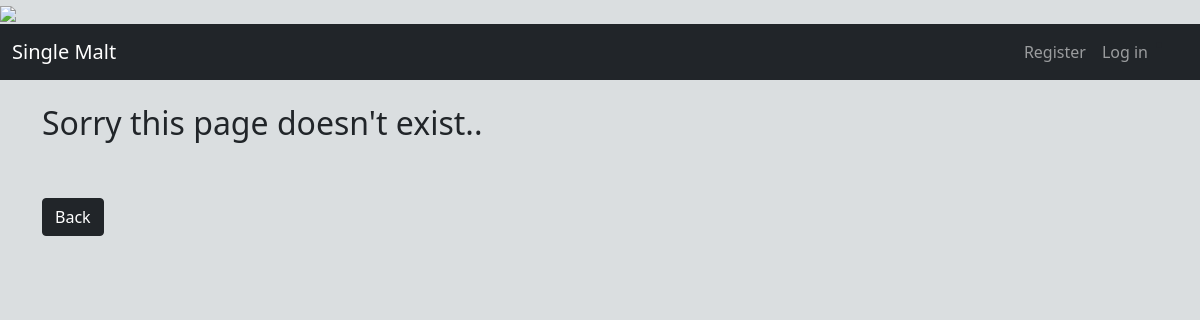
/category/stories/, run on an earlier commit of the app's database.
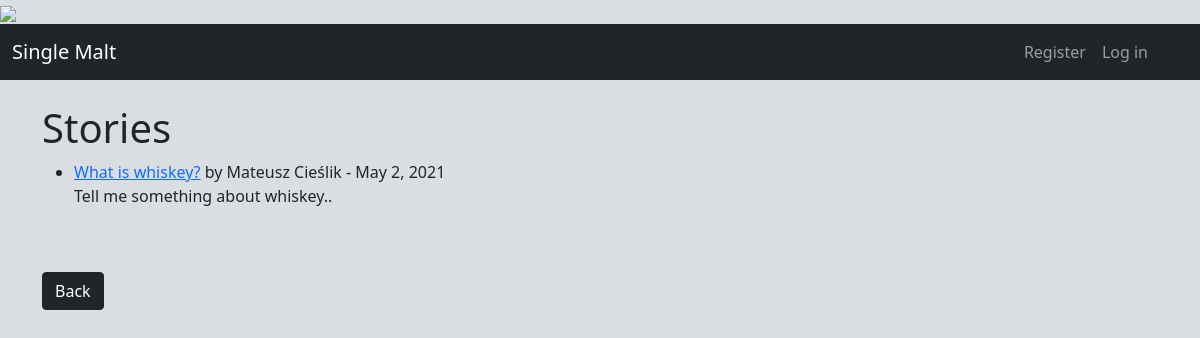
And on a later commit of the database.
### yerbata/models.py (models this page shows, shortened)
class Post(models.Model):
    title = models.CharField(max_length=255)
    header_image = models.ImageField(null=True, blank=True, upload_to="images/")
    title_tag = models.CharField(max_length=255, default="Single Malt")
    author = models.ForeignKey(User, on_delete=models.CASCADE)
    body = RichTextField(blank=True, null=True)
    post_date = models.DateField(auto_now_add=True)
    category = models.CharField(max_length=255, default='Single Malt')
    snippet = models.CharField(max_length=255)
    likes = models.ManyToManyField(User, related_name='blog_posts')

### yerbata/views.py (the view)
# urls.py: path('category/<str:cats>/', CategoryView, name='category'),
def CategoryView(request, cats):
    category_posts = Post.objects.filter(category=cats)
    return render(request, 'categories.html', {'cats': cats.title(), 'category_posts': category_posts})

### yerbata/templates/categories.html (shortened to what this page needs)
{% extends 'base.html' %}
{% block content %}
<body style="background-color:#dadee0;">
{% if category_posts %}
    <h1>{{cats}}</h1>
    <ul>
    {% for post in category_posts %}
            <li><a href="{% url 'article-detail' post.pk %}">{{ post.title }}</a>  by {{ post.author.first_name }} {{ post.author.last_name }} - {{ post.post_date }} <br/>{{ post.snippet }}</li>
    {% endfor%}
    </ul>
{% else %}
    <h2>Sorry this page doesn't exist..</h2>
{% endif %}
    <br/><br/>
    <a href="{% url 'home' %}" class = "btn btn-dark">Back</a>
{% endblock %}

What changed in the data, as far as the page shows it:
added Post: category "Stories", title "What is whiskey?", author.first_name "Mateusz", author.last_name "Cieślik", post_date "May 2, 2021", snippet "Tell me something about whiskey.."
Also different on the page:
text no longer shown: "Sorry this page doesn't exist.."
